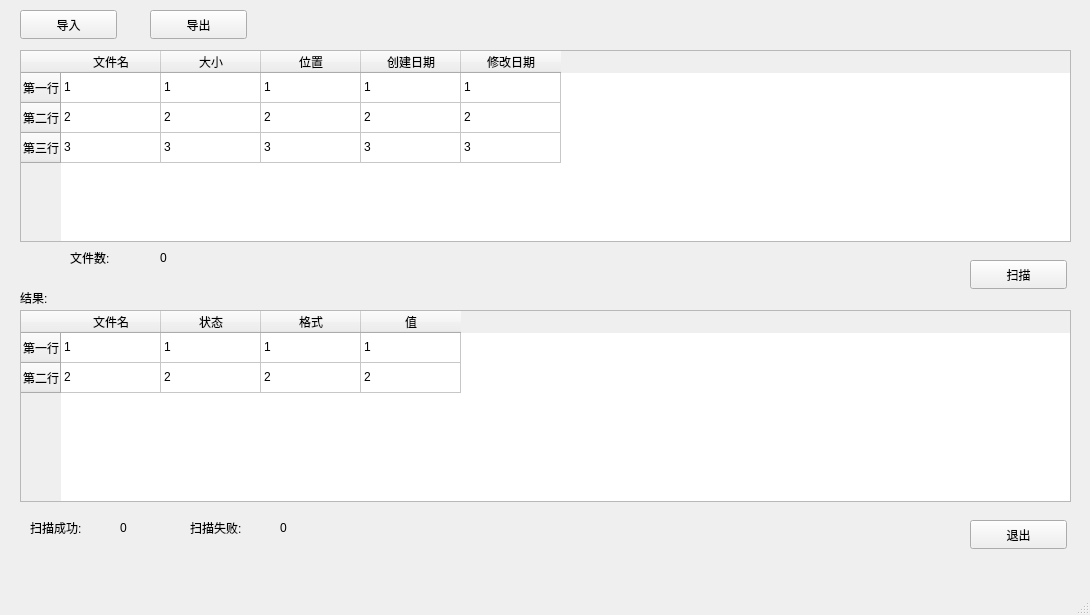
<?xml version="1.0" encoding="UTF-8"?>
<ui version="4.0">
 <class>MainWindow</class>
 <widget class="QMainWindow" name="MainWindow">
  <property name="geometry">
   <rect>
    <x>0</x>
    <y>0</y>
    <width>1090</width>
    <height>615</height>
   </rect>
  </property>
  <property name="windowTitle">
   <string>MainWindow</string>
  </property>
  <property name="windowIcon">
   <iconset>
    <normaloff>favicon.png</normaloff>favicon.png</iconset>
  </property>
  <widget class="QWidget" name="centralwidget">
   <widget class="QPushButton" name="importBtn">
    <property name="geometry">
     <rect>
      <x>20</x>
      <y>10</y>
      <width>97</width>
      <height>29</height>
     </rect>
    </property>
    <property name="text">
     <string>导入</string>
    </property>
   </widget>
   <widget class="QPushButton" name="exportBtn">
    <property name="geometry">
     <rect>
      <x>150</x>
      <y>10</y>
      <width>97</width>
      <height>29</height>
     </rect>
    </property>
    <property name="text">
     <string>导出</string>
    </property>
   </widget>
   <widget class="QTableWidget" name="fileList">
    <property name="geometry">
     <rect>
      <x>20</x>
      <y>50</y>
      <width>1051</width>
      <height>192</height>
     </rect>
    </property>
    <row>
     <property name="text">
      <string>第一行</string>
     </property>
    </row>
    <row>
     <property name="text">
      <string>第二行</string>
     </property>
    </row>
    <row>
     <property name="text">
      <string>第三行</string>
     </property>
    </row>
    <column>
     <property name="text">
      <string>文件名</string>
     </property>
    </column>
    <column>
     <property name="text">
      <string>大小</string>
     </property>
    </column>
    <column>
     <property name="text">
      <string>位置</string>
     </property>
    </column>
    <column>
     <property name="text">
      <string>创建日期</string>
     </property>
    </column>
    <column>
     <property name="text">
      <string>修改日期</string>
     </property>
    </column>
    <item row="0" column="0">
     <property name="text">
      <string>1</string>
     </property>
    </item>
    <item row="0" column="1">
     <property name="text">
      <string>1</string>
     </property>
    </item>
    <item row="0" column="2">
     <property name="text">
      <string>1</string>
     </property>
    </item>
    <item row="0" column="3">
     <property name="text">
      <string>1</string>
     </property>
    </item>
    <item row="0" column="4">
     <property name="text">
      <string>1</string>
     </property>
    </item>
    <item row="1" column="0">
     <property name="text">
      <string>2</string>
     </property>
    </item>
    <item row="1" column="1">
     <property name="text">
      <string>2</string>
     </property>
    </item>
    <item row="1" column="2">
     <property name="text">
      <string>2</string>
     </property>
    </item>
    <item row="1" column="3">
     <property name="text">
      <string>2</string>
     </property>
    </item>
    <item row="1" column="4">
     <property name="text">
      <string>2</string>
     </property>
    </item>
    <item row="2" column="0">
     <property name="text">
      <string>3</string>
     </property>
    </item>
    <item row="2" column="1">
     <property name="text">
      <string>3</string>
     </property>
    </item>
    <item row="2" column="2">
     <property name="text">
      <string>3</string>
     </property>
    </item>
    <item row="2" column="3">
     <property name="text">
      <string>3</string>
     </property>
    </item>
    <item row="2" column="4">
     <property name="text">
      <string>3</string>
     </property>
    </item>
   </widget>
   <widget class="QLabel" name="label">
    <property name="geometry">
     <rect>
      <x>70</x>
      <y>250</y>
      <width>72</width>
      <height>16</height>
     </rect>
    </property>
    <property name="text">
     <string>文件数:</string>
    </property>
   </widget>
   <widget class="QLabel" name="totalFileNum">
    <property name="geometry">
     <rect>
      <x>160</x>
      <y>250</y>
      <width>72</width>
      <height>16</height>
     </rect>
    </property>
    <property name="text">
     <string>0</string>
    </property>
   </widget>
   <widget class="QTableWidget" name="resultList">
    <property name="geometry">
     <rect>
      <x>20</x>
      <y>310</y>
      <width>1051</width>
      <height>192</height>
     </rect>
    </property>
    <row>
     <property name="text">
      <string>第一行</string>
     </property>
    </row>
    <row>
     <property name="text">
      <string>第二行</string>
     </property>
    </row>
    <column>
     <property name="text">
      <string>文件名</string>
     </property>
    </column>
    <column>
     <property name="text">
      <string>状态</string>
     </property>
    </column>
    <column>
     <property name="text">
      <string>格式</string>
     </property>
    </column>
    <column>
     <property name="text">
      <string>值</string>
     </property>
    </column>
    <item row="0" column="0">
     <property name="text">
      <string>1</string>
     </property>
    </item>
    <item row="0" column="1">
     <property name="text">
      <string>1</string>
     </property>
    </item>
    <item row="0" column="2">
     <property name="text">
      <string>1</string>
     </property>
    </item>
    <item row="0" column="3">
     <property name="text">
      <string>1</string>
     </property>
    </item>
    <item row="1" column="0">
     <property name="text">
      <string>2</string>
     </property>
    </item>
    <item row="1" column="1">
     <property name="text">
      <string>2</string>
     </property>
    </item>
    <item row="1" column="2">
     <property name="text">
      <string>2</string>
     </property>
    </item>
    <item row="1" column="3">
     <property name="text">
      <string>2</string>
     </property>
    </item>
   </widget>
   <widget class="QLabel" name="label_3">
    <property name="geometry">
     <rect>
      <x>20</x>
      <y>290</y>
      <width>72</width>
      <height>16</height>
     </rect>
    </property>
    <property name="text">
     <string>结果:</string>
    </property>
   </widget>
   <widget class="QPushButton" name="scanBtn">
    <property name="geometry">
     <rect>
      <x>970</x>
      <y>260</y>
      <width>97</width>
      <height>29</height>
     </rect>
    </property>
    <property name="text">
     <string>扫描</string>
    </property>
   </widget>
   <widget class="QLabel" name="label_4">
    <property name="geometry">
     <rect>
      <x>30</x>
      <y>520</y>
      <width>72</width>
      <height>16</height>
     </rect>
    </property>
    <property name="text">
     <string>扫描成功:</string>
    </property>
   </widget>
   <widget class="QLabel" name="successScanNum">
    <property name="geometry">
     <rect>
      <x>120</x>
      <y>520</y>
      <width>72</width>
      <height>16</height>
     </rect>
    </property>
    <property name="text">
     <string>0</string>
    </property>
   </widget>
   <widget class="QLabel" name="label_6">
    <property name="geometry">
     <rect>
      <x>190</x>
      <y>520</y>
      <width>72</width>
      <height>16</height>
     </rect>
    </property>
    <property name="text">
     <string>扫描失败:</string>
    </property>
   </widget>
   <widget class="QLabel" name="failScanNum">
    <property name="geometry">
     <rect>
      <x>280</x>
      <y>520</y>
      <width>72</width>
      <height>16</height>
     </rect>
    </property>
    <property name="text">
     <string>0</string>
    </property>
   </widget>
   <widget class="QPushButton" name="exitBtn">
    <property name="geometry">
     <rect>
      <x>970</x>
      <y>520</y>
      <width>97</width>
      <height>29</height>
     </rect>
    </property>
    <property name="text">
     <string>退出</string>
    </property>
   </widget>
  </widget>
  <widget class="QMenuBar" name="menubar">
   <property name="geometry">
    <rect>
     <x>0</x>
     <y>0</y>
     <width>1090</width>
     <height>27</height>
    </rect>
   </property>
  </widget>
  <widget class="QStatusBar" name="statusbar"/>
 </widget>
 <resources/>
 <connections/>
</ui>
